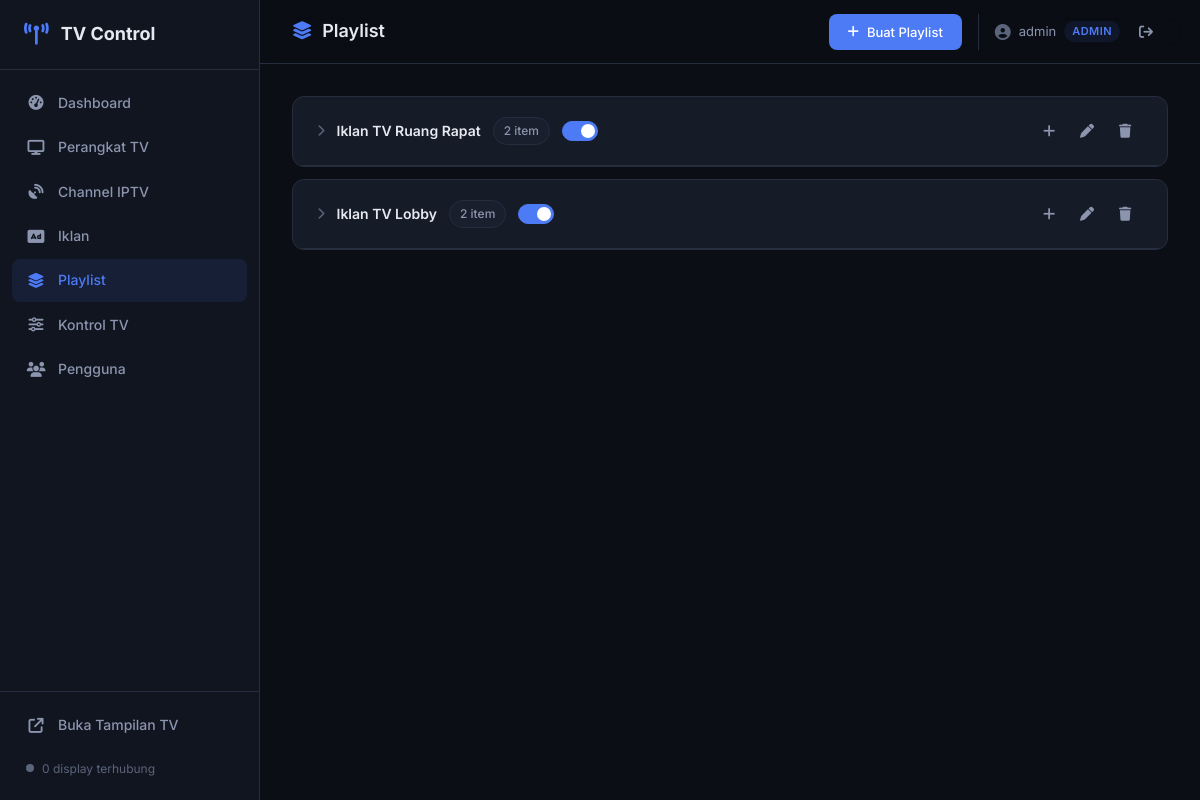
Page /admin/playlists (signed in) on the committed database.
### models.py (models this page shows)
class Playlist(db.Model):
    id = db.Column(db.Integer, primary_key=True)
    name = db.Column(db.String(200), nullable=False)
    is_active = db.Column(db.Boolean, default=True)
    created_at = db.Column(db.DateTime, default=datetime.utcnow)
    items = db.relationship(
        'PlaylistItem', backref='playlist', lazy=True,
        order_by='PlaylistItem.order', cascade='all, delete-orphan'
    )

### app.py (the view)
@app.route('/admin/playlists')
@admin_required
def admin_playlists():
    playlists = Playlist.query.order_by(Playlist.created_at.desc()).all()
    ads = Ad.query.filter_by(is_active=True).order_by(Ad.name).all()
    return render_template('playlists.html', page='playlists', playlists=playlists, ads=ads)

### app.py (called while the page is built, shortened)
def admin_required(f):
    @wraps(f)
    def decorated(*args, **kwargs):
        if AdminUser.query.count() == 0:
            if request.path.startswith('/api/'):
                return jsonify({'error': 'Setup belum selesai'}), 403
            return redirect(url_for('setup'))
        if not session.get('admin_logged_in'):
            if request.path.startswith('/api/'):
                return jsonify({'error': 'Unauthorized'}), 401
            return redirect(url_for('login', next=request.path))
        role = session.get('admin_role')
        if role != 'admin':
            if request.path.startswith('/api/'):
                return jsonify({'error': 'Forbidden'}), 403
            return redirect(url_for('admin_dashboard'))
        return f(*args, **kwargs)
    return decorated

### templates/playlists.html (shortened to what this page needs)
{% extends "base.html" %}
{% block header %}
<i class="fa-solid fa-layer-group"></i> Playlist
{% endblock %}
{% block actions %}
<button class="btn btn-primary" onclick="openModal('playlist-modal'); resetPlaylistForm();">
    <i class="fa-solid fa-plus"></i> Buat Playlist
</button>
{% endblock %}
{% block content %}
{% if playlists %}
<div class="playlists-list">
    {% for pl in playlists %}
    <div class="card playlist-card" data-id="{{ pl.id }}">
        <div class="card-header clickable" onclick="togglePlaylistExpand(this)">
            <div class="playlist-header-left">
                <i class="fa-solid fa-chevron-right expand-icon"></i>
                <h3>{{ pl.name }}</h3>
                <span class="badge">{{ pl.items|length }} item</span>
                <label class="toggle toggle-sm" onclick="event.stopPropagation()">
                    <span class="toggle-slider"></span>
                </label>
            </div>
            <div class="playlist-header-right" onclick="event.stopPropagation()">
                <button class="btn-icon" title="Tambah Iklan"
                        onclick="openAddItemModal({{ pl.id }})">
                    <i class="fa-solid fa-plus"></i>
                </button>
                <button class="btn-icon" title="Edit"
                        onclick="editPlaylist({{ pl.id }}, '{{ pl.name }}')">
                    <i class="fa-solid fa-pen"></i>
                </button>
                <button class="btn-icon danger" title="Hapus"
                        onclick="deletePlaylist({{ pl.id }}, '{{ pl.name }}')">
                    <i class="fa-solid fa-trash"></i>
                </button>
            </div>
        </div>
    </div>
    {% endfor %}
</div>
{% endif %}
{% endblock %}

### static/css/admin.css (style rules this page uses)
:root { --bg-primary: #0b0e14; --bg-secondary: #111520; --bg-card: #161b28; --bg-card-hover: #1c2235; --bg-input: #1a1f2e; --border: #252d3f; --border-light: #2e3750; --accent: #4c7bf5; --accent-hover: #6390ff; --accent-subtle: rgba(76, 123, 245, 0.1); --success: #2dd4a0; --success-subtle: rgba(45, 212, 160, 0.1); --warning: #f5a623; --warning-subtle: rgba(245, 166, 35, 0.1); --danger: #f56565; --danger-subtle: rgba(245, 101, 101, 0.1); --text-primary: #e6e9f0; --text-secondary: #8b95ad; --text-muted: #5a647a; --sidebar-width: 260px; --topbar-height: 64px; --radius: 8px; --radius-lg: 12px; --shadow: 0 1px 3px rgba(0, 0, 0, 0.3); --shadow-lg: 0 4px 12px rgba(0, 0, 0, 0.4); --transition: 0.2s ease; }
*, *::before, *::after { box-sizing: border-box; margin: 0; padding: 0; }
body { font-family: 'Inter', -apple-system, BlinkMacSystemFont, 'Segoe UI', Roboto, sans-serif; font-size: 14px; line-height: 1.6; color: var(--text-primary); background: var(--bg-primary); -webkit-font-smoothing: antialiased; overflow-y: auto; }
.page-title i { color: var(--accent); font-size: 18px; }
.btn { display: inline-flex; align-items: center; gap: 8px; padding: 9px 18px; border-radius: var(--radius); font-size: 13px; font-weight: 500; font-family: inherit; border: 1px solid transparent; cursor: pointer; transition: all var(--transition); white-space: nowrap; }
.btn-primary { background: var(--accent); color: #fff; }
.btn-icon { display: inline-flex; align-items: center; justify-content: center; width: 36px; height: 36px; border: none; background: none; color: var(--text-secondary); font-size: 14px; cursor: pointer; border-radius: var(--radius); transition: all var(--transition); }
.card { background: var(--bg-card); border: 1px solid var(--border); border-radius: var(--radius-lg); overflow: hidden; }
.card-header { padding: 16px 24px; border-bottom: 1px solid var(--border); display: flex; align-items: center; justify-content: space-between; }
.card-header h3 { font-size: 15px; font-weight: 600; display: flex; align-items: center; gap: 8px; }
.badge { display: inline-block; padding: 3px 10px; background: var(--bg-input); border: 1px solid var(--border); border-radius: 20px; font-size: 12px; font-weight: 500; color: var(--text-secondary); }
.toggle { position: relative; display: inline-block; width: 44px; height: 24px; cursor: pointer; }
.toggle-slider { position: absolute; inset: 0; background: var(--bg-input); border: 1px solid var(--border); border-radius: 12px; transition: all var(--transition); }
.toggle-slider::before { content: ''; position: absolute; width: 18px; height: 18px; left: 2px; top: 2px; background: var(--text-muted); border-radius: 50%; transition: all var(--transition); }
.toggle input:checked + .toggle-slider { background: var(--accent); border-color: var(--accent); }
.toggle input:checked + .toggle-slider::before { transform: translateX(20px); background: #fff; }
.toggle-sm { width: 36px; height: 20px; }
.toggle-sm .toggle-slider { border-radius: 10px; }
.toggle-sm .toggle-slider::before { width: 14px; height: 14px; left: 2px; top: 2px; }
.toggle-sm input:checked + .toggle-slider::before { transform: translateX(16px); }
.playlists-list { display: flex; flex-direction: column; gap: 12px; }
.playlist-card .card-header.clickable { cursor: pointer; user-select: none; }
.playlist-header-left { display: flex; align-items: center; gap: 12px; }
.playlist-header-left h3 { font-size: 14px; }
.expand-icon { font-size: 12px; color: var(--text-muted); transition: transform var(--transition); }
.playlist-header-right { display: flex; gap: 2px; }

### rows in the picture
Playlist: name "Iklan TV Ruang Rapat", items|length "2"
Playlist: name "Iklan TV Lobby", items|length "2"

### other values in the picture
{{ session.admin_username }} "admin"
{{ 'Admin' if session.admin_role == 'admin' else 'User' }} "ADMIN"
